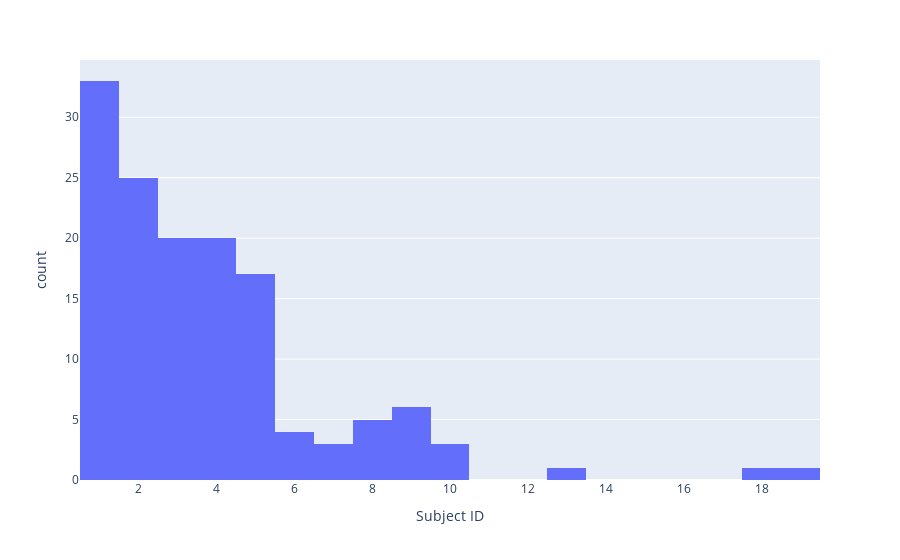

The notebook cell this image was saved under:
### Code cell
px.histogram(x, 'Subject ID')

### Figure 1 — Plotly figure (JSON) as saved in the notebook; plotly's stock layout.template omitted (floating-point values rounded to 4 significant figures; data arrays with more than 128 entries replaced by an {"elided": "..."} marker saying what was removed)
{"data": [{"alignmentgroup": "True", "bingroup": "x", "hovertemplate": "Subject ID=%{x}<br>count=%{y}<extra></extra>", "legendgroup": "", "marker": {"color": "#636efa", "pattern": {"shape": ""}}, "name": "", "offsetgroup": "", "orientation": "v", "showlegend": false, "type": "histogram", "x": {"elided": "139 int values"}, "xaxis": "x", "yaxis": "y"}], "layout": {"autosize": true, "barmode": "relative", "legend": {"tracegroupgap": 0}, "margin": {"t": 60}, "xaxis": {"anchor": "y", "autorange": true, "domain": [0, 1], "range": [0.5, 19.5], "title": {"text": "Subject ID"}, "type": "linear"}, "yaxis": {"anchor": "x", "autorange": true, "domain": [0, 1], "range": [0, 34.74], "title": {"text": "count"}}}}
